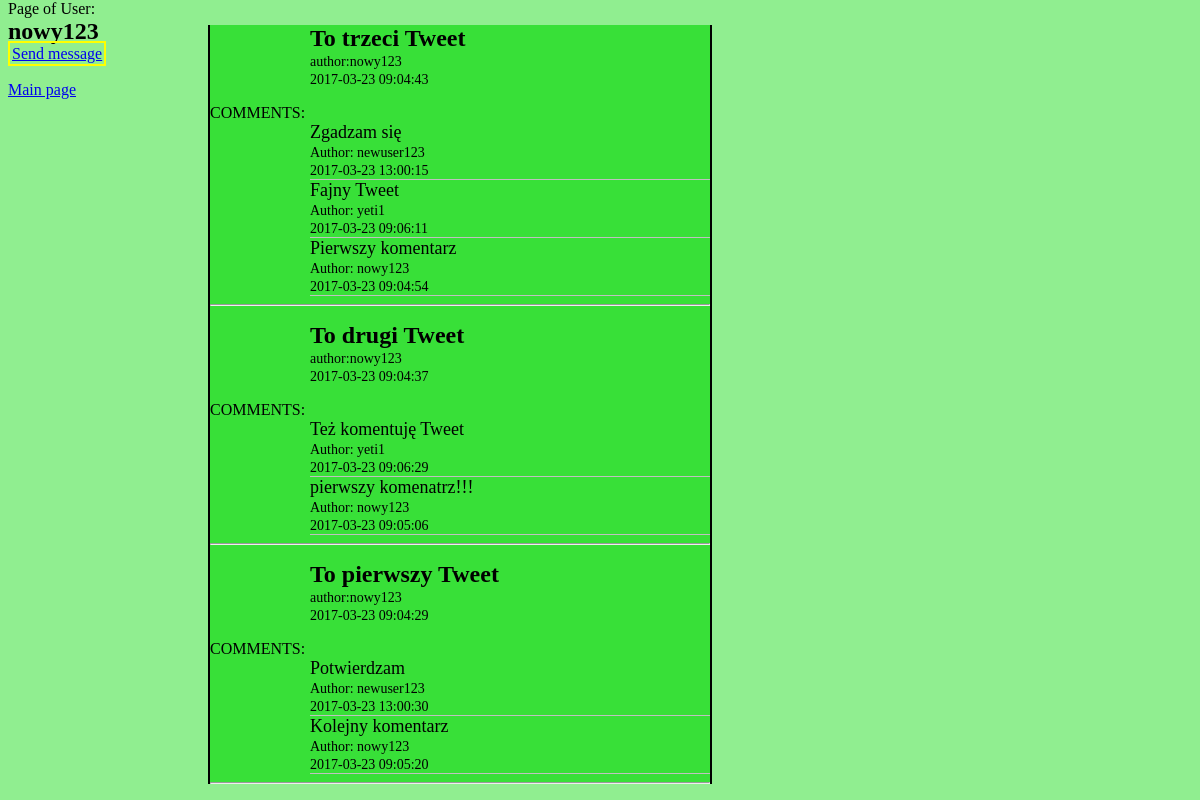
Page /Views/userReview.php?id=1 (signed in) on the committed database.
### tables this page shows
CREATE TABLE `Users` (
  `id` int(11) NOT NULL,
  `username` varchar(255) NOT NULL,
  `email` varchar(255) NOT NULL,
  `password` varchar(60) NOT NULL
);

CREATE TABLE `Tweet` (
  `id` int(11) NOT NULL,
  `userId` int(11) NOT NULL,
  `text` varchar(140) NOT NULL,
  `creationDate` datetime NOT NULL
);

CREATE TABLE `Comment` (
  `id` int(11) NOT NULL,
  `userId` int(11) NOT NULL,
  `tweetId` int(11) NOT NULL,
  `creationDate` datetime NOT NULL,
  `text` varchar(100) NOT NULL
);

### Model/Users.php (called while the page is built, shortened)
<?php
class Users{
    private $id, $username, $email, $password;
    public function getUsername() {
        return $this->username;
    }
    public function setUsername($username) {
        $this->username = $username;
    }
    public function setPassword($password) {
        return $this;
    }
    static public function loadUserById(PDO $conn, $id){
        if ($id){
            $sql = 'Select * From `Users` Where `id`= :id;';
            try{
                $query = $conn->prepare($sql);
                $result = $query->execute(['id' => $id]);
                if ($result && $query->rowCount() > 0){
                $row = $query->fetch();
                $loadedUser = new Users();
                $loadedUser->id = $row['id'];
                $loadedUser->username = $row['username'];
                $loadedUser->email = $row['email'];
                $loadedUser->password = $row['password'];
                return $loadedUser;
                }
            }catch (PDOException $ex){
                echo $ex->getMessage();
            }
        }
        return null;
    }
}

### Model/Tweet.php (called while the page is built, shortened)
<?php
class Tweet{
    private $id, $userId, $text, $creationDate;
    public function __construct() {
        $this->id = -1;
    }
    function getId() {
        return $this->id;
    }
    function getUserId() {
        return $this->userId;
    }
    function getText() {
        return $this->text;
    }
    function getCreationDate() {
        return $this->creationDate;
    }
    function setUserId($userId) {
        $this->userId = $userId;
    }
    function setText($text) {
        $this->text = $text;
    }
    function setCreationDate($creationDate) {
        $this->creationDate = $creationDate;
    }
    static public function loadAllTweetsByUserId(PDO $conn, $userId){
        $sql = 'Select * From `Tweet` Where `userId` = :userId Order By `creationDate` Desc;';
        $tweetArr = [];
        try{
            $query = $conn->prepare($sql);
            $result = $query->execute(['userId' => $userId]);
            if ($result && $query->rowCount() > 0){
            $allTweets = $query->fetchAll();
                foreach ($allTweets as $tweet){
                    $loadedTweet = new Tweet();
                    $loadedTweet->id = $tweet['id'];
                    $loadedTweet->userId = $tweet['userId'];
                    $loadedTweet->text = $tweet['text'];
                    $loadedTweet->creationDate = $tweet['creationDate'];
                    $tweetArr[] = $loadedTweet;
                }
                return $tweetArr;
            }
        }catch (PDOException $ex){
            echo $ex->getMessage();
        }
        return null;
    }
}

### Model/Comment.php (called while the page is built, shortened)
<?php
class Comment{
    private $id, $userId, $tweetId, $creationDate, $text;
    public function getUserId() {
        return $this->userId;
    }
    public function getCreationDate() {
        return $this->creationDate;
    }
    public function getText() {
        return $this->text;
    }
    public function setUserId($userId) {
        $this->userId = $userId;
    }
    public function setCreationDate($creationDate) {
        $this->creationDate = $creationDate;
    }
    public function setText($text) {
        $this->text = $text;
    }
    static public function loadAllCommentsByTweetId(PDO $conn, $tweetId){
        $sql = 'Select * From `Comment` Where `tweetId` = :tweetId Order By `creationDate` Desc;';
        $commArr = [];
        try{
            $query = $conn->prepare($sql);
            $result = $query->execute(['tweetId' => $tweetId]);
            if ($result && $query->rowCount() > 0){
            $allComms = $query->fetchAll();
                foreach ($allComms as $comm){
                    $loadedComm = new Comment();
                    $loadedComm->id = $comm['id'];
                    $loadedComm->userId = $comm['userId'];
                    $loadedComm->tweetId = $comm['tweetId'];
                    $loadedComm->creationDate = $comm['creationDate'];
                    $loadedComm->text = $comm['text'];
                    $commArr[] = $loadedComm;
                }
                return $commArr;
            }
        }catch (PDOException $ex){
            echo $ex->getMessage();
        }
        return null;
    }
}

### Views/userReview.php (the view, shortened to what this page needs)
<?php
require_once '../Controller/CommentController.php';
if ('GET' === $_SERVER['REQUEST_METHOD']){
    if (isset($_GET['id']) && is_numeric($_GET['id']) && $_GET['id'] > 0){
        $wantedUserId = $_GET['id'];
        $wantedUser = Users::loadUserById($conn, $wantedUserId);
    }
}
?>
<!DOCTYPE html>
<html>
    <head>
        <link rel="stylesheet" href="css/style.css" type="text/css">
    </head>
    <body>
        <div class="panel">
            <?php
            echo 'Page of User:<br><span class="text1"> '.$wantedUser->getUsername().'</span><br>';
            echo '<a id="sendMes" href="sendMessage.php?id='.$wantedUserId.'">Send message</a><br><br>'
            ?>
            <a href="main.php">Main page</a>
        </div>
        <div class="all">
                <?php
                $arrayId = Tweet::loadAllTweetsByUserId($conn, $wantedUserId);
                if(count($arrayId) > 0){
                    foreach($arrayId as $tweet1){
                        echo '<p class="tweets"><span class="text1">'.$tweet1->getText().'</span><br>';
                        $authorOfTweet = Users::loadUserById($conn, $tweet1->getUserId());
                        echo '<span class="text2">author:'.$authorOfTweet->getUsername().'<br>';
                        echo $tweet1->getCreationDate().'</span></p>';
                        $tweetId = $tweet1->getId();
                        echo "COMMENTS:";
                        $allcomments = Comment::loadAllCommentsByTweetId($conn, $tweetId);
                            if (count($allcomments) > 0){
                                foreach($allcomments as $comment){
                                    echo '<div class="comtext"><span class=text3>'.$comment->getText().'</span><br>';
                                    $autorOfComment = Users::loadUserById($conn, $comment->getUserId());
                                    echo "<span class=text2>Author: ".$autorOfComment->getUsername().'<br>';
                                    echo $comment->getCreationDate().'</span></div>';
                                }
                            } else {
                                echo "No comments";
                            }
                    echo '<hr>';
                    }
                } else {
                    echo "No tweets";
                }
                ?>
        </div>
    </body>
</html>

### Views/css/style.css (style rules this page uses)
#sendMes { border: yellow 2px solid; padding: 2px; }
.panel { width: 20%; position: fixed; top: 0; float: left; }
.all { background-color: #38e038; margin-top: 25px; margin-left: 200px; margin-right: 300px; width: 500px; border-left: 2px black solid; border-right: 2px black solid; }
.tweets { word-wrap: break-word; margin-left: 100px; margin-right: 150px; }
.comtext { margin-left: 100px; border-bottom: 1px silver solid; }
.text1 { font-size: 24px; font-weight: bold; }
.text2 { font-size: 14px; }
.text3 { font-size: 18px; }

### Views/userReview.php (style rules this page uses)
body { background-color: lightgreen; }

### rows in the picture
users: username "nowy123"
tweet: text "To trzeci Tweet", userId.username "nowy123", creationDate "2017-03-23 09:04:43"
comment: text "Zgadzam się", userId.username "newuser123", creationDate "2017-03-23 13:00:15"
comment: text "Fajny Tweet", userId.username "yeti1", creationDate "2017-03-23 09:06:11"
comment: text "Pierwszy komentarz", userId.username "nowy123", creationDate "2017-03-23 09:04:54"
tweet: text "To drugi Tweet", userId.username "nowy123", creationDate "2017-03-23 09:04:37"
comment: text "Też komentuję Tweet", userId.username "yeti1", creationDate "2017-03-23 09:06:29"
comment: text "pierwszy komenatrz!!!", userId.username "nowy123", creationDate "2017-03-23 09:05:06"
tweet: text "To pierwszy Tweet", userId.username "nowy123", creationDate "2017-03-23 09:04:29"
comment: text "Potwierdzam", userId.username "newuser123", creationDate "2017-03-23 13:00:30"
comment: text "Kolejny komentarz", userId.username "nowy123", creationDate "2017-03-23 09:05:20"
